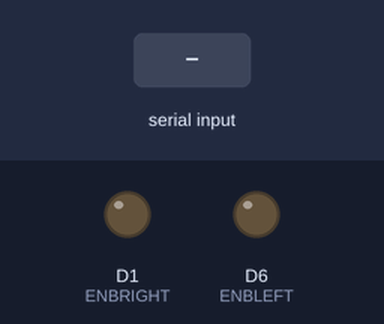
Recording of a sketch running on a simulated ESP8266 (NodeMCU). On the bench: output pins drawn as LEDs (lit = HIGH). The inputs (shaded band) are chosen by the test bench. What the sketch prints to the serial monitor is not drawn.

Above: at 1.2 s.
1.3 s: "3" received over the second serial link
At 2.4 s:
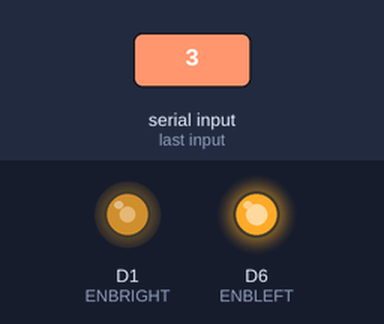
2.8 s: "/" received over the second serial link
At 3.5 s:
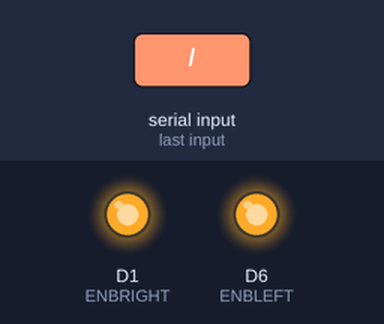
4.3 s: "5" received over the second serial link
At 4.7 s:
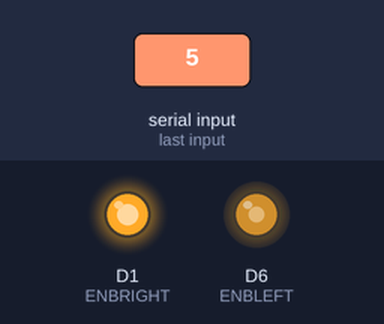
5.8 s: "1" received over the second serial link
At 7.0 s:
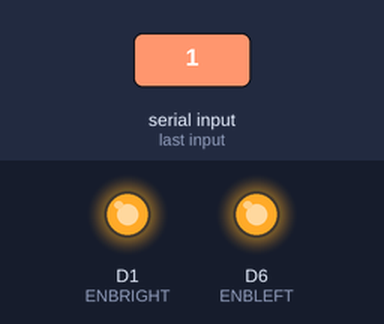
7.3 s: "3" received over the second serial link
At 8.1 s:
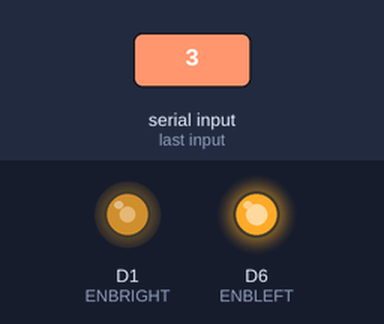
Timing chart, 0 to 9.8 s (numbered marks = the images above; inputs shaded):
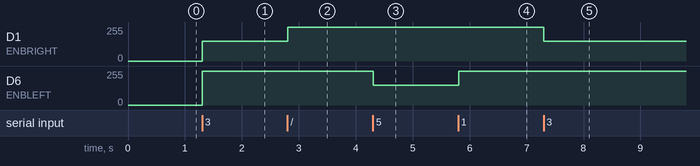

The sketch:

joystick_car.ino
```cpp
#include <SoftwareSerial.h>
SoftwareSerial BTserial(14,15);
char c;

#define ENBLEFT D6
#define ENBRIGHT D1
#define IN1 D7 //IN3
#define IN2 D4
#define IN3 D3
#define IN4 D2

void setup() {
  // put your setup code here, to run once:
  Serial.begin(9600);
  BTserial.begin(9600);
}

void loop() {
  // put your main code here, to run repeatedly:
  if(BTserial.available()){
     c = BTserial.read();
    }
    Serial.println(c);

    if(c == '/') FORWARD();
    else if (c == '1') BACKWARD();
    else if (c == '3')RIGHT();
    else if (c == '5') LEFT();
    else if (c == '7') STOP();
    else STOP();

  if(Serial.available())
    BTserial.write(Serial.read());
}

void FORWARD(){
     digitalWrite(ENBRIGHT,HIGH);
    digitalWrite(ENBLEFT,HIGH);

    digitalWrite(IN1,LOW);
    digitalWrite(IN2,HIGH);
    digitalWrite(IN3,HIGH);
    digitalWrite(IN4,LOW);
  }

void BACKWARD(){
  digitalWrite(ENBRIGHT,HIGH);
    digitalWrite(ENBLEFT,HIGH);

    digitalWrite(IN1,HIGH);
    digitalWrite(IN2,LOW);
    digitalWrite(IN3,LOW);
    digitalWrite(IN4,HIGH);
  }

void RIGHT(){
  analogWrite(ENBRIGHT,600);
    analogWrite(ENBLEFT,1023);

    digitalWrite(IN1,LOW);
    digitalWrite(IN2,HIGH);
    digitalWrite(IN3,HIGH);
    digitalWrite(IN4,LOW);
  }

void LEFT(){
  analogWrite(ENBRIGHT,1023);
    analogWrite(ENBLEFT,600);

    digitalWrite(IN1,LOW);
    digitalWrite(IN2,HIGH);
    digitalWrite(IN3,HIGH);
    digitalWrite(IN4,LOW);
  }

void STOP(){
  digitalWrite(ENBRIGHT,LOW);
    digitalWrite(ENBLEFT,LOW);

    digitalWrite(IN1,LOW);
    digitalWrite(IN2,LOW);
    digitalWrite(IN3,LOW);
    digitalWrite(IN4,LOW);
  }
```

Measured:
- after the input at 1.3 s, D1 (ENBRIGHT): 0/255 → 149/255 at once; D6 (ENBLEFT): 0/255 → 255/255 at once
- after the input at 2.8 s, D1 (ENBRIGHT): 149/255 → 255/255 at once
- after the input at 4.3 s, D6 (ENBLEFT): 255/255 → 149/255 at once
- after the input at 5.8 s, D6 (ENBLEFT): 149/255 → 255/255 at once
- after the input at 7.3 s, D1 (ENBRIGHT): 255/255 → 149/255 at once
